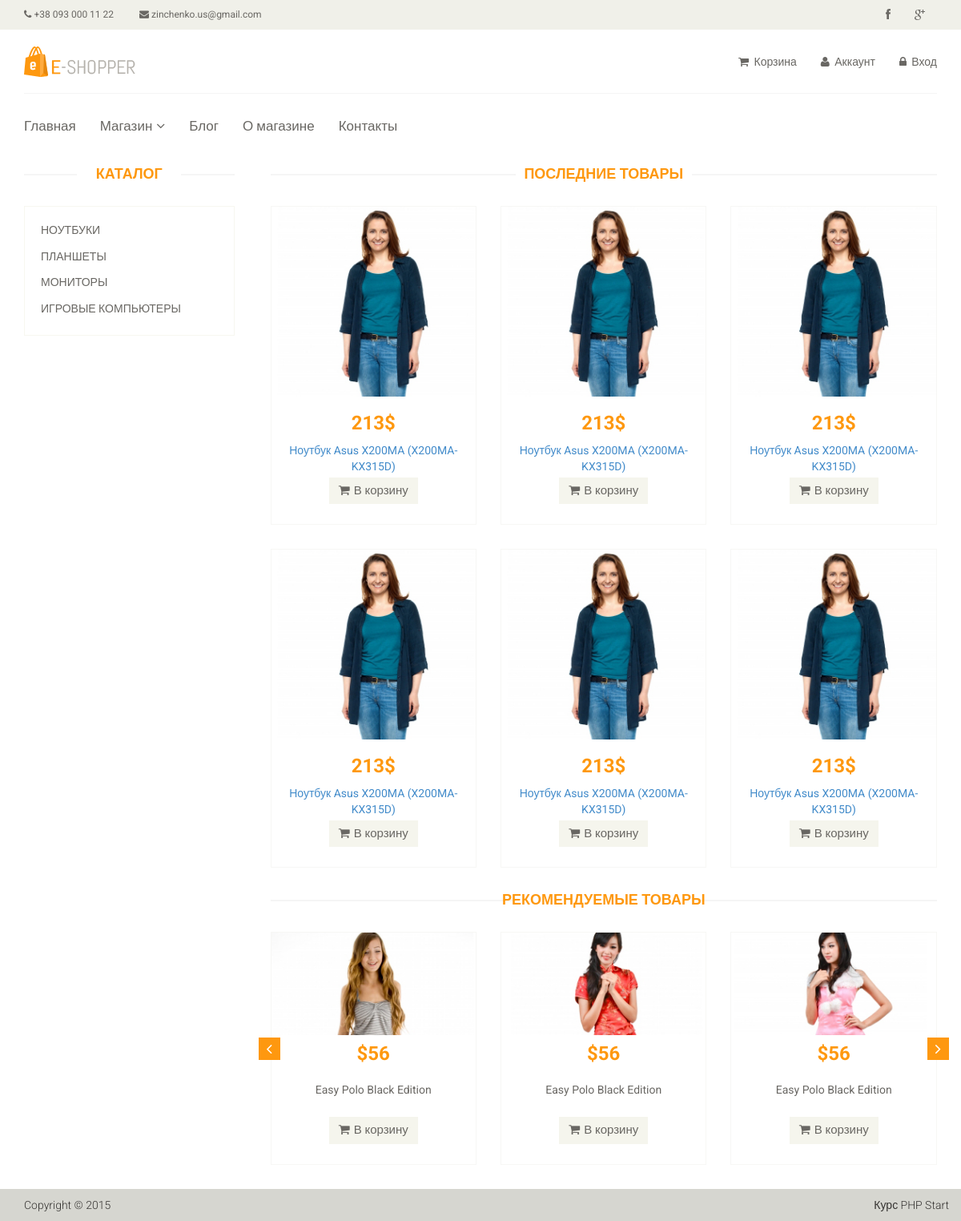
The page / on the database its author committed.
### tables this page shows
CREATE TABLE `category` (
  `id` int NOT NULL,
  `name` varchar(255) NOT NULL,
  `sort_order` int NOT NULL DEFAULT '0',
  `status` int NOT NULL DEFAULT '1'
);

CREATE TABLE `product` (
  `id` int NOT NULL,
  `name` varchar(255) NOT NULL,
  `category_id` int NOT NULL,
  `code` int NOT NULL,
  `price` float NOT NULL,
  `availability` int NOT NULL,
  `brand` varchar(255) NOT NULL,
  `description` text NOT NULL,
  `is_new` int NOT NULL DEFAULT '0',
  `is_recommended` int NOT NULL DEFAULT '0',
  `status` int NOT NULL DEFAULT '1'
);

### config/routes.php (called while the page is built)
<?php
return array(
    'product/([0-9]+)' => 'product/view/$1',
    'catalog' => 'catalog/index',
     'category/([0-9]+)/page-([0-9]+)' => 'catalog/category/$1/$2',
    'category/([0-9]+)' => 'catalog/category/$1',
     'user/register' => 'user/register',
     'user/login' => 'user/login',
     'cabinet'=>'cabinet/index',
    '' => 'site/index',
);

### controllers/SiteController.php (called while the page is built, shortened)
<?php
include_once ROOT . '/models/Category.php';
include_once ROOT . '/models/Product.php';
class SiteController
{
    public function actionIndex()
    {
        $categories = Category::getCategoriesList();
        $latestProducts = Product::getLatestProducts(6);
        require_once(ROOT . '/views/site/index.php');
        return true;
    }
}

### index.php (called while the page is built, shortened)
<?php
require_once(ROOT.'/components/Router.php');
$router = new Router();
$router->run();

### models/Category.php (called while the page is built)
<?php
class Category
{
    public static function getCategoriesList()
    {
        $db = Db::getConnection();
        $categoryList = array();
        $result = $db->query('SELECT id, name FROM category '
                . 'ORDER BY sort_order ASC');
        $i = 0;
        while ($row = $result->fetch()) {
            $categoryList[$i]['id'] = $row['id'];
            $categoryList[$i]['name'] = $row['name'];
            $i++;
        }
        return $categoryList;
    }
}

### models/Product.php (called while the page is built, shortened)
<?php
class Product
{
    public static function getLatestProducts($count = self::SHOW_BY_DEFAULT)
    {
        $count = intval($count);
        $db = Db::getConnection();
        $productsList = array();
        $result = $db->query('SELECT id, name, price, is_new FROM product '
                . ' WHERE status = "1"'
                . ' ORDER BY id DESC '
                . ' LIMIT ' . $count);
        $i = 0;
        while ($row = $result->fetch()) {
            $productsList[$i]['id'] = $row['id'];
            $productsList[$i]['name'] = $row['name'];
            $productsList[$i]['price'] = $row['price'];
            $productsList[$i]['is_new'] = $row['is_new'];
            $i++;
        }
        return $productsList;
    }
}

### views/site/index.php (the view, shortened to what this page needs)
<?php include ROOT . '/views/layouts/header.php'; ?>
<section>
    <div class="container">
        <div class="row">
            <div class="col-sm-3">
                <div class="left-sidebar">
                    <h2>Каталог</h2>
                    <div class="panel-group category-products">
                        <?php foreach ($categories as $categoryItem): ?>
                            <div class="panel panel-default">
                                <div class="panel-heading">
                                    <h4 class="panel-title">
                                        <a href="/category/<?php echo $categoryItem['id'];?>">
                                            <?php echo $categoryItem['name'];?>
                                        </a>
                                    </h4>
                                </div>
                            </div>
                        <?php endforeach; ?>
                    </div>
                </div>
            </div>
            <div class="col-sm-9 padding-right">
                <div class="features_items">
                    <h2 class="title text-center">Последние товары</h2>
                    <?php foreach ($latestProducts as $product): ?>
                        <div class="col-sm-4">
                            <div class="product-image-wrapper">
                                <div class="single-products">
                                    <div class="productinfo text-center">
                                        <img src="/template/images/home/product1.jpg" alt="" />
                                        <h2><?php echo $product['price'];?>$</h2>
                                        <p>
                                            <a href="/product/<?php echo $product['id'];?>">
                                                <?php echo $product['name'];?>
                                            </a>
                                        </p>
                                        <a href="#" class="btn btn-default add-to-cart"><i class="fa fa-shopping-cart"></i>В корзину</a>
                                    </div>
                                </div>
                            </div>
                        </div>
                    <?php endforeach;?>
                </div>
                <div class="recommended_items">
                    <h2 class="title text-center">Рекомендуемые товары</h2>
                    <div id="recommended-item-carousel" class="carousel slide" data-ride="carousel">
                        <div class="carousel-inner">
                            <div class="item active">
                                <div class="col-sm-4">
                                    <div class="product-image-wrapper">
                                        <div class="single-products">
                                            <div class="productinfo text-center">
                                                <img src="/template/images/home/recommend1.jpg" alt="" />
                                                <h2>$56</h2>
                                                <p>Easy Polo Black Edition</p>
                                                <a href="#" class="btn btn-default add-to-cart"><i class="fa fa-shopping-cart"></i>В корзину</a>
                                            </div>
                                        </div>
                                    </div>
                                </div>
                                <div class="col-sm-4">
                                    <div class="product-image-wrapper">
                                        <div class="single-products">
                                            <div class="productinfo text-center">
                                                <img src="/template/images/home/recommend2.jpg" alt="" />
                                                <h2>$56</h2>
                                                <p>Easy Polo Black Edition</p>
                                                <a href="#" class="btn btn-default add-to-cart"><i class="fa fa-shopping-cart"></i>В корзину</a>
                                            </div>
                                        </div>
                                    </div>
                                </div>
                                <div class="col-sm-4">
                                    <div class="product-image-wrapper">
                                        <div class="single-products">
                                            <div class="productinfo text-center">
                                                <img src="/template/images/home/recommend3.jpg" alt="" />
                                                <h2>$56</h2>
                                                <p>Easy Polo Black Edition</p>
                                                <a href="#" class="btn btn-default add-to-cart"><i class="fa fa-shopping-cart"></i>В корзину</a>
                                            </div>
                                        </div>
                                    </div>
                                </div>
                            </div>
                        </div>
                        <a class="left recommended-item-control" href="#recommended-item-carousel" data-slide="prev">
                            <i class="fa fa-angle-left"></i>
                        </a>
                        <a class="right recommended-item-control" href="#recommended-item-carousel" data-slide="next">
                            <i class="fa fa-angle-right"></i>
                        </a>
                    </div>
                </div>
            </div>
        </div>
    </div>
</section>
<?php include ROOT . '/views/layouts/footer.php'; ?>

### components/Router.php (shortened to what this page needs)
<?php
class Router
{
    private $routes;
    public function __construct()
    {
        $routesPath = ROOT . '/config/routes.php';
        $this->routes = include($routesPath);
    }
    private function getURI()
    {
        if (!empty($_SERVER['REQUEST_URI'])) {
            return trim($_SERVER['REQUEST_URI'], '/');
        }
    }
    public function run()
    {
        $uri = $this->getURI();
        foreach ($this->routes as $uriPattern => $path) {
            if (preg_match("~$uriPattern~", $uri)) {
                $internalRoute = preg_replace("~$uriPattern~", $path, $uri);
                $segments = explode('/', $internalRoute);
                $controllerName = array_shift($segments) . 'Controller';
                $actionName = 'action' . ucfirst(array_shift($segments));
                $parameters = $segments;
                $controllerObject = new $controllerName;
                $result = call_user_func_array(array($controllerObject, $actionName), $parameters);
                if ($result != null) {
                    break;
                }
            }
        }
    }
}

### views/layouts/header.php (shortened to what this page needs)
<!DOCTYPE html>
<html lang="en">
    <head>
        <link href="/template/css/bootstrap.min.css" rel="stylesheet">
        <link href="/template/css/font-awesome.min.css" rel="stylesheet">
        <link href="/template/css/prettyPhoto.css" rel="stylesheet">
        <link href="/template/css/price-range.css" rel="stylesheet">
        <link href="/template/css/animate.css" rel="stylesheet">
        <link href="/template/css/main.css" rel="stylesheet">
        <link href="/template/css/responsive.css" rel="stylesheet">
    </head>
    <body>
        <header id="header">
            <div class="header_top">
                <div class="container">
                    <div class="row">
                        <div class="col-sm-6">
                            <div class="contactinfo">
                                <ul class="nav nav-pills">
                                    <li><a href="#"><i class="fa fa-phone"></i> +38 093 000 11 22</a></li>
                                    <li><a href="#"><i class="fa fa-envelope"></i> zinchenko.us@gmail.com</a></li>
                                </ul>
                            </div>
                        </div>
                        <div class="col-sm-6">
                            <div class="social-icons pull-right">
                                <ul class="nav navbar-nav">
                                    <li><a href="#"><i class="fa fa-facebook"></i></a></li>
                                    <li><a href="#"><i class="fa fa-google-plus"></i></a></li>
                                </ul>
                            </div>
                        </div>
                    </div>
                </div>
            </div>
            <div class="header-middle">
                <div class="container">
                    <div class="row">
                        <div class="col-sm-4">
                            <div class="logo pull-left">
                                <a href="index.html"><img src="/template/images/home/logo.png" alt="" /></a>
                            </div>
                        </div>
                        <div class="col-sm-8">
                            <div class="shop-menu pull-right">
                                <ul class="nav navbar-nav">
                                    <li><a href="#"><i class="fa fa-shopping-cart"></i> Корзина</a></li>
                                    <li><a href="/cabinet/"><i class="fa fa-user"></i> Аккаунт</a></li>
                                    <li><a href="/user/login/"><i class="fa fa-lock"></i> Вход</a></li>
                                </ul>
                            </div>
                        </div>
                    </div>
                </div>
            </div>
            <div class="header-bottom">
                <div class="container">
                    <div class="row">
                        <div class="col-sm-12">
                            <div class="mainmenu pull-left">
                                <ul class="nav navbar-nav collapse navbar-collapse">
                                    <li><a href="/">Главная</a></li>
                                    <li class="dropdown"><a href="#">Магазин<i class="fa fa-angle-down"></i></a>
                                    </li>
                                    <li><a href="/blog/">Блог</a></li>
                                    <li><a href="/about/">О магазине</a></li>
                                    <li><a href="/contacts/">Контакты</a></li>
                                </ul>
                            </div>
                        </div>
                    </div>
                </div>
            </div>
        </header>

### views/layouts/footer.php (shortened to what this page needs)
<footer id="footer">
    <div class="footer-bottom">
        <div class="container">
            <div class="row">
                <p class="pull-left">Copyright © 2015</p>
                <p class="pull-right">Курс PHP Start</p>
            </div>
        </div>
    </div>
</footer>
</body>
</html>

### rows shown on the page
category: name "НОУТБУКИ"
category: name "ПЛАНШЕТЫ"
category: name "МОНИТОРЫ"
category: name "ИГРОВЫЕ КОМПЬЮТЕРЫ"
product: price "213", name "Ноутбук Asus X200MA (X200MA-KX315D)"
product: price "213", name "Ноутбук Asus X200MA (X200MA-KX315D)"
product: price "213", name "Ноутбук Asus X200MA (X200MA-KX315D)"
product: price "213", name "Ноутбук Asus X200MA (X200MA-KX315D)"
product: price "213", name "Ноутбук Asus X200MA (X200MA-KX315D)"
product: price "213", name "Ноутбук Asus X200MA (X200MA-KX315D)"
